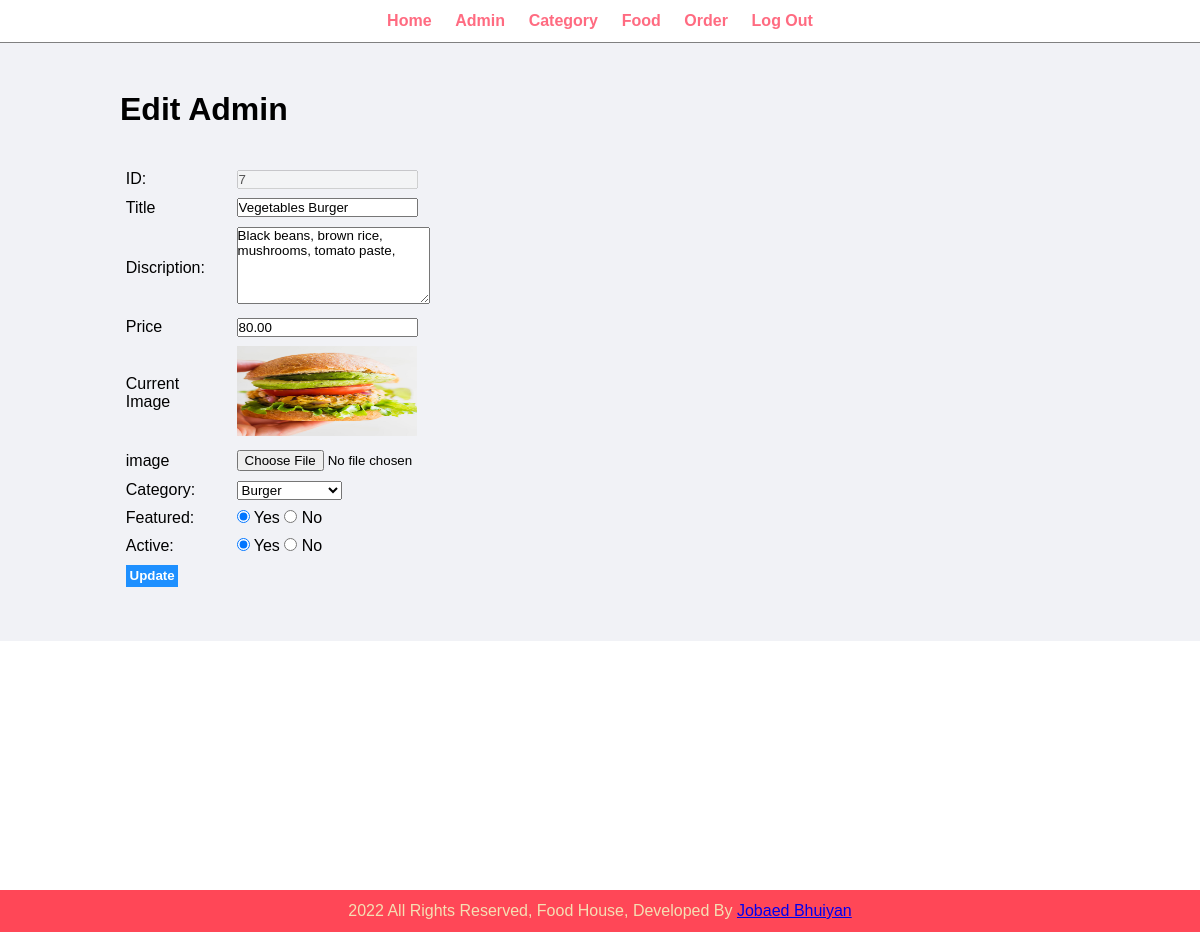
Screenshot of /admin/update-food.php?id=7 (signed in) with the database file from the repository.
### tables this page shows
CREATE TABLE `food` (
  `id` int(11) NOT NULL,
  `title` varchar(100) NOT NULL,
  `discription` text NOT NULL,
  `price` decimal(10,2) NOT NULL,
  `image` varchar(100) NOT NULL,
  `category_id` int(11) NOT NULL,
  `featured` varchar(10) NOT NULL,
  `active` varchar(10) NOT NULL
);

CREATE TABLE `category` (
  `id` int(11) NOT NULL,
  `title` varchar(100) NOT NULL,
  `image` varchar(250) NOT NULL,
  `featured` varchar(10) NOT NULL,
  `active` varchar(10) NOT NULL
);

### admin/update-food.php (the view, shortened to what this page needs)
<?php
require "partials/menu.php";
require "../config/db.php";
$gid = $_GET['id'];
$s = "SELECT * FROM food WHERE id = '$gid'";
$res = $conn->query($s);
$row = $res->fetch_assoc();
?>
<div class="main-content">
    <div class="wrapper">
        <h1>Edit Admin</h1>
        <br>
        <br>
        <form action="" method="POST" enctype="multipart/form-data">
            <table class="tbl-30">
                <tr>
                    <td>ID:</td>
                    <td><input type="text" name="id" value="<?php echo $row['id'] ?>" disabled name="id"></td>
                </tr>
                <tr>
                    <td>Title</td>
                    <td><input type="text" value="<?php echo $row['title'] ?>" name="title"></td>
                </tr>
                <tr>
                    <td>Discription:</td>
                    <td><textarea type="text" cols="22" rows="5" name="discription" placeholder="Food Discription" required><?php echo $row['discription'] ?></textarea></td>
                </tr>
                <tr>
                    <td>Price</td>
                    <td><input type="text" value="<?php echo $row['price'] ?>" name="price"></td>
                </tr>
                <tr>
                    <td>Current Image</td>
                    <td> <img class='backup_picture' width="180px" height="90px" src="../images/food/<?php echo $row['image'] ?>" alt=""> </td>
                </tr>
                <tr>
                    <td>image</td>
                    <td><input type="file" accept="image/png, image/gif, image/jpeg" name="image"></td>
                </tr>
                <tr>
                    <td>Category:</td>
                    <td><select name="cid" required>
                            <?php
                            $sc = "SELECT * FROM category WHERE 1";
                            $res = $conn->query($sc);
                            while ($rowc = $res->fetch_assoc()) {
                            ?>
                                <option <?php
                                        if ($row['category_id'] == $rowc['id']) {
                                            echo "selected";
                                        }
                                        ?> value="<?php echo $rowc['id']; ?>"><?php echo $rowc['title']; ?></option>
                            <?php } ?>
                        </select>
                    </td>
                </tr>
                <tr>
                    <td>Featured:</td>
                    <td>
                        <input <?php if ($row['featured'] == "Yes") {
                                    echo "checked";
                                } ?> type="radio" name="featured" value="Yes"> Yes
                        <input <?php if ($row['featured'] == "No") {
                                    echo "checked";
                                } ?> type="radio" name="featured" value="No"> No
                    </td>
                </tr>
                <tr>
                    <td>Active:</td>
                    <td>
                        <input <?php if ($row['featured'] == "Yes") {
                                    echo "checked";
                                } ?> type="radio" name="active" value="Yes"> Yes
                        <input <?php if ($row['featured'] == "No") {
                                    echo "checked";
                                } ?> type="radio" name="active" value="No"> No
                    </td>
                </tr>
                <tr>
                    <td colspan="2">
                        <input type="submit" class="btn-primary" name="update" value="Update">
                    </td>
                </tr>
            </table>
        </form>
    </div>
</div>
<?php
require "partials/footer.php";
?>
</body>
</html>

### css/admin.css (style rules this page uses)
* { margin: 0 0; padding: 0 0; font-family: Arial, Helvetica, sans-serif; }
.wrapper { padding: 1%; width: 80%; margin: 0 auto; }
.tbl-30 { width: 40%; }
table tr td { padding: 1%; }
.btn-primary { background-color: #1e90ff; padding: 1%; color: white; text-decoration: none; font-weight: bold; border: none; }
.main-content { background-color: #f1f2f6; padding: 3% 0; }

### rows the page displays
food: id "7", title "Vegetables Burger", discription "Black beans, brown rice, mushrooms, tomato paste,", price "80.00", image (picture), cid "Burger", featured "☑"
